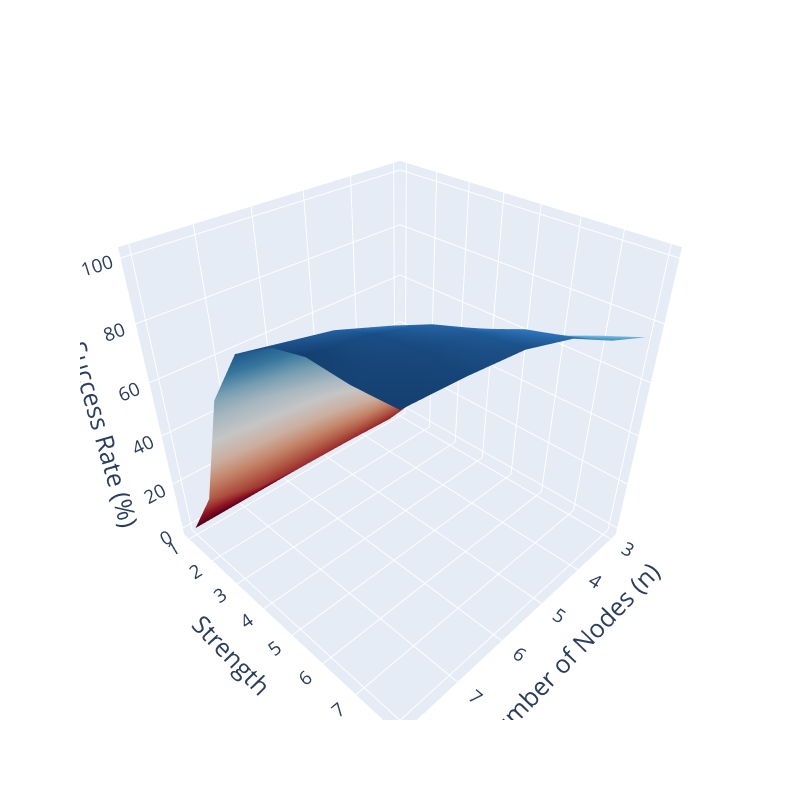

The cell this chart's notebook holds for it:
### Code cell
import plotly.graph_objects as go

n = np.array([3, 4, 5, 6, 7, 8])
strengths = np.array([1, 2, 3, 4, 5, 6, 7, 8])
success_rates = np.array(percent_success_by_strength)

# Create meshgrid for n and strengths
N, Strengths = np.meshgrid(n, strengths)

# Create 3D surface plot
fig = go.Figure(data=[go.Surface(z=success_rates, x=n, y=strengths, colorscale='Rdbu', showscale=False)])

# Customize layout
# Customize layout
fig.update_layout(
    scene=dict(
        xaxis=dict(
            title=dict(text='Number of Nodes (n)', font=dict(size=25)),
            tickfont=dict(size=15)
        ),
        yaxis=dict(
            title=dict(text='Strength', font=dict(size=25)),
            tickfont=dict(size=15)
        ),
        zaxis=dict(
            title=dict(text='Success Rate (%)', font=dict(size=25)),
            tickfont=dict(size=15)
        )
    ),
    width=800,
    height=800
)

# Show plot
fig.show()

### Figure 1 — Plotly figure (JSON) as saved in the notebook; plotly's stock layout.template omitted (floating-point values rounded to 4 significant figures)
{"data": [{"colorscale": [[0, "rgb(103,0,31)"], [0.1, "rgb(178,24,43)"], [0.2, "rgb(214,96,77)"], [0.3, "rgb(244,165,130)"], [0.4, "rgb(253,219,199)"], [0.5, "rgb(247,247,247)"], [0.6, "rgb(209,229,240)"], [0.7, "rgb(146,197,222)"], [0.8, "rgb(67,147,195)"], [0.9, "rgb(33,102,172)"], [1, "rgb(5,48,97)"]], "showscale": false, "type": "surface", "x": [3, 4, 5, 6, 7, 8], "y": [1, 2, 3, 4, 5, 6, 7, 8], "z": [[0, 0, 0, 0, 0, 0], [15.35, 12.89, 13.72, 14.15, 15.85, 22.44], [37.29, 35.18, 38.76, 49.54, 59.48, 67.42], [50.08, 50.76, 58.96, 70.91, 82.44, 88.18], [59.54, 63.4, 74.35, 86.11, 92.6, 96.28], [64.8, 70.71, 82.88, 92.04, 96.85, 99.56], [70.42, 78.35, 88.37, 94.84, 98.31, 99.07], [75.59, 82.63, 91.37, 96.64, 98.69, 100]]}], "layout": {"height": 800, "scene": {"xaxis": {"tickfont": {"size": 15}, "title": {"font": {"size": 25}, "text": "Number of Nodes (n)"}}, "yaxis": {"tickfont": {"size": 15}, "title": {"font": {"size": 25}, "text": "Strength"}}, "zaxis": {"tickfont": {"size": 15}, "title": {"font": {"size": 25}, "text": "Success Rate (%)"}}}, "width": 800}}
